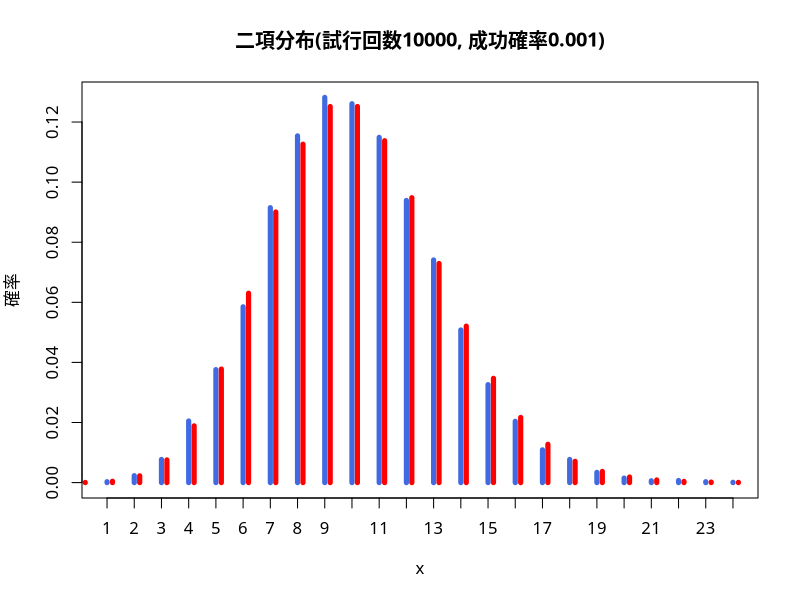

The R script that drew this image:
par(family = "HiraginoSans-W4") # 文字化け回避
# 二項分布:確率pで表が出るコインをn回投げた際に表がちょうどx回出る確率
# rbinom(n, size, prob):確率probで表が出るコインをsize回投げた際に表が出る回数をn回表示したもの
set.seed(123)
rbinom(10, size = 1, prob = 0.5) # Bernouli 分布のシミュレーション
rbinom(10, size = 1, prob = 0.2)
rbinom(20, size = 5, prob = 0.6)

# 統計的性質の確認
m <- 10000
p <- 0.001
x <- rbinom(10000, size = m, prob = p)
mean(x) # 10000 * 0.001 = 10 に近い(大数の法則)
(A <- table(x)/10000) # 出現確率毎の表(度数分布)
plot(A, type = "h", lwd = 5, col = "royalblue", ylab = "確率",
     main = paste0("二項分布(試行回数", m, ", 成功確率", p, ")"))
lines(0:25 + 0.2, dbinom(0:25, size = m, prob =p),
      type = "h", col = "red", lwd = 5) # 理論上の出現確率
legend(1, 0.25, legend = c("観測値", "理論値"),
       col = c("royalblue", "red"), lwd = 5) # 凡例を作成
